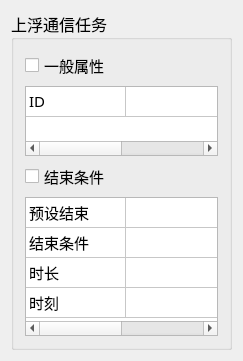
<?xml version="1.0" encoding="UTF-8"?>
<ui version="4.0">
 <class>FloatingCommunicationTaskEdiotrClass</class>
 <widget class="ITaskEditor" name="FloatingCommunicationTaskEdiotrClass">
  <property name="geometry">
   <rect>
    <x>0</x>
    <y>0</y>
    <width>243</width>
    <height>361</height>
   </rect>
  </property>
  <property name="windowTitle">
   <string>FloatingCommunicationTaskEdiotr</string>
  </property>
  <layout class="QVBoxLayout" name="verticalLayout_4">
   <item>
    <widget class="QGroupBox" name="groupBox">
     <property name="font">
      <font>
       <family>黑体</family>
       <pointsize>12</pointsize>
       <weight>50</weight>
       <bold>false</bold>
      </font>
     </property>
     <property name="title">
      <string>上浮通信任务</string>
     </property>
     <layout class="QVBoxLayout" name="verticalLayout_3" stretch="1,3">
      <item>
       <layout class="QVBoxLayout" name="verticalLayout">
        <item>
         <widget class="QCheckBox" name="checkBox">
          <property name="font">
           <font>
            <family>黑体</family>
            <pointsize>11</pointsize>
            <weight>50</weight>
            <bold>false</bold>
           </font>
          </property>
          <property name="text">
           <string>一般属性</string>
          </property>
         </widget>
        </item>
        <item>
         <widget class="QTableWidget" name="tableWidget_2">
          <property name="font">
           <font>
            <family>黑体</family>
            <pointsize>11</pointsize>
            <weight>50</weight>
            <bold>false</bold>
           </font>
          </property>
          <property name="autoScroll">
           <bool>false</bool>
          </property>
          <attribute name="horizontalHeaderVisible">
           <bool>false</bool>
          </attribute>
          <attribute name="verticalHeaderVisible">
           <bool>false</bool>
          </attribute>
          <row>
           <property name="text">
            <string>新建行</string>
           </property>
          </row>
          <column>
           <property name="text">
            <string>新建列</string>
           </property>
          </column>
          <column>
           <property name="text">
            <string>新建列</string>
           </property>
          </column>
          <item row="0" column="0">
           <property name="text">
            <string>ID</string>
           </property>
          </item>
         </widget>
        </item>
        <item>
         <spacer name="verticalSpacer">
          <property name="orientation">
           <enum>Qt::Vertical</enum>
          </property>
          <property name="sizeHint" stdset="0">
           <size>
            <width>20</width>
            <height>40</height>
           </size>
          </property>
         </spacer>
        </item>
       </layout>
      </item>
      <item>
       <layout class="QVBoxLayout" name="verticalLayout_2">
        <item>
         <widget class="QCheckBox" name="checkBox_2">
          <property name="font">
           <font>
            <family>黑体</family>
            <pointsize>11</pointsize>
            <weight>50</weight>
            <bold>false</bold>
           </font>
          </property>
          <property name="text">
           <string>结束条件</string>
          </property>
         </widget>
        </item>
        <item>
         <widget class="QTableWidget" name="tableWidget">
          <property name="font">
           <font>
            <family>黑体</family>
            <pointsize>11</pointsize>
            <weight>50</weight>
            <bold>false</bold>
           </font>
          </property>
          <attribute name="horizontalHeaderVisible">
           <bool>false</bool>
          </attribute>
          <attribute name="verticalHeaderVisible">
           <bool>false</bool>
          </attribute>
          <row>
           <property name="text">
            <string>新建行</string>
           </property>
          </row>
          <row>
           <property name="text">
            <string>新建行</string>
           </property>
          </row>
          <row>
           <property name="text">
            <string>新建行</string>
           </property>
          </row>
          <row>
           <property name="text">
            <string>新建行</string>
           </property>
          </row>
          <column>
           <property name="text">
            <string>新建列</string>
           </property>
          </column>
          <column>
           <property name="text">
            <string>新建列</string>
           </property>
          </column>
          <item row="0" column="0">
           <property name="text">
            <string>预设结束</string>
           </property>
          </item>
          <item row="1" column="0">
           <property name="text">
            <string>结束条件</string>
           </property>
          </item>
          <item row="2" column="0">
           <property name="text">
            <string>时长</string>
           </property>
          </item>
          <item row="3" column="0">
           <property name="text">
            <string>时刻</string>
           </property>
          </item>
         </widget>
        </item>
       </layout>
      </item>
     </layout>
    </widget>
   </item>
  </layout>
 </widget>
 <layoutdefault spacing="6" margin="11"/>
 <customwidgets>
  <customwidget>
   <class>ITaskEditor</class>
   <extends>QWidget</extends>
   <header>itaskeditor.h</header>
   <container>1</container>
  </customwidget>
 </customwidgets>
 <resources/>
 <connections/>
</ui>
